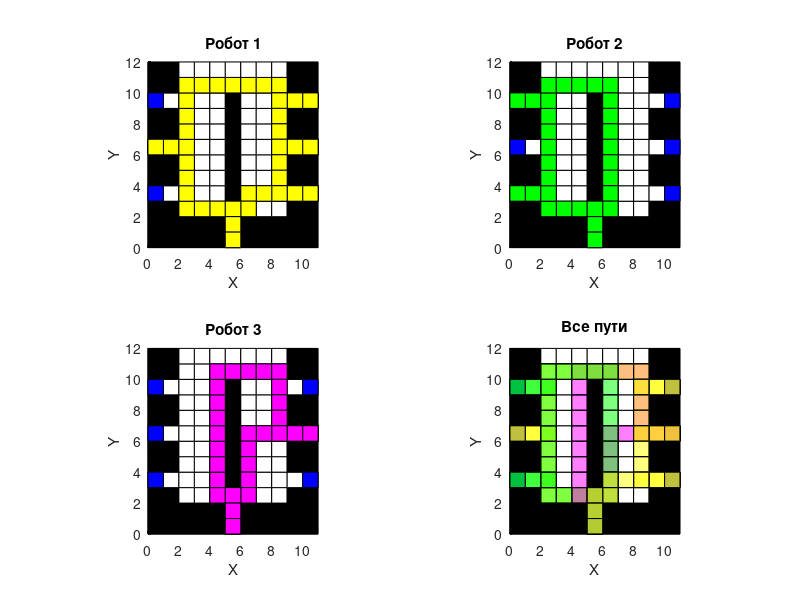

Write the MATLAB code that produced this figure.
clc;
clear;
close all;

function paths = findPaths(field, robot, target_points, target_order, disp_flag, occupied_targets)
    [cols, rows] = size(field);

    current_position = robot;

    directions = [-1 0; 0 1; 1 0; 0 -1];
    visited = ones(cols, rows);
    visited(robot(1), robot(2)) = 0;


    % добавление большего времени преодоления клетки для целевых точек
    visited(target_points(1, 1), target_points(1, 2)) = 5;
    visited(target_points(2, 1), target_points(2, 2)) = 5;
    visited(target_points(3, 1), target_points(3, 2)) = 5;
    visited(target_points(4, 1), target_points(4, 2)) = 5;
    visited(target_points(5, 1), target_points(5, 2)) = 5;
    visited(target_points(6, 1), target_points(6, 2)) = 5;
    %time_spend = zeros(cols, rows);

    for r = 1:rows
        for c = 1:cols
            if field(c, r) == Inf
                visited(c, r) = Inf;
            end
        end
    end

    %для прверки заполнения  visited
    disp(rot90(visited));

    Grid = cell(cols, rows);
    queue = {current_position};
    Grid{current_position(1), current_position(2)} = {current_position, current_position};
    target_index = 1;

    paths = {};

    while target_index <= length(target_order)
        target_position = target_points(target_order(target_index), :);

        while ~isempty(queue)
            current_position = queue{1};
            queue(1) = [];
            if isequal(current_position, target_position)
                %if ~ismember(target_orders(target_index), occupied_targets)
                    target_index = target_index + 1;
                    %occupied_targets(end + 1) = target_orders(target_index - 1);
                %end
                break;
            end


            % в целевых точках большее время преодоления клеток
            for direction_idx = 1:size(directions, 1)
                new_current_position = current_position + directions(direction_idx, :);
                if new_current_position(1) >= 1 && new_current_position(1) <= cols && new_current_position(2) >= 1 && new_current_position(2) <= rows
                   
                    
                    % цикл для задержки робота в целевых точках то есть преодоление клеток с visited = 5 и тд????????    
                    while visited(new_current_position(1), new_current_position(2)) ~= Inf && visited(new_current_position(1), new_current_position(2)) >= 1
                        %for takt = 1:visited(new_current_position(1), new_current_position(2))
                            %visited(new_current_position(1), new_current_position(2)) = visited(new_current_position(1), new_current_position(2)) - 1;
                            Grid{new_current_position(1), new_current_position(2)} = {current_position, new_current_position};
                            queue{end + 1} = new_current_position;
                            visited(new_current_position(1), new_current_position(2)) = visited(new_current_position(1), new_current_position(2)) - 1;
                            %time_spend(new_current_position(1), new_current_position(2)) = visited(new_current_position(1), new_current_position(2)) + 1;
                            if visited(new_current_position(1), new_current_position(2)) == 0
                                break;
                            end
                            if disp_flag
                                disp("Матрица посещений:");
                                disp(rot90(visited));
                                disp("Откуда и куда пришёл робот:");
                                disp(Grid{new_current_position(1), new_current_position(2)});
                            end

                    end

                end
            end

   
            %%%%
            %для нижней целевой точки
                        if current_position(1) > 1 && current_position(1) < cols && current_position(2) > 1 && current_position(2) < rows % проверка на границу
                            if field(current_position(1)-1, current_position(2)-1) == Inf && field(current_position(1)+1, current_position(2)-1) == Inf && field(current_position(1)-1, current_position(2)) == Inf && field(current_position(1)+1, current_position(2)) == Inf
                                for k = current_position(2):rows-9
                                    visited(current_position(1)+1, k+1) = Inf;
                                    
                                end
                            end
                        end
                        
            %для левых целевых точек
                        if current_position(1) > 1 && current_position(1) < cols && current_position(2) > 1 && current_position(2) < rows % проверка на границу
                            if field(current_position(1)-1, current_position(2)-1) == Inf && field(current_position(1)-1, current_position(2)+1) == Inf && field(current_position(1), current_position(2)+1) == Inf && field(current_position(1), current_position(2)-1) == Inf
                                
                                for k = current_position(1):cols-8
                                    visited(k+1, current_position(2)-1) = Inf;
                                    visited(k+2, current_position(2)-1) = Inf;
                                    
                                end
                       %{         
                                while visited(current_position(1), current_position(2)) ~= Inf
                                    
                                end
                                %}
                            end
                        end
            
                        %для правых целевых точек
                        if current_position(1) > 1 && current_position(1) < cols && current_position(2) > 1 && current_position(2) < rows % проверка на границу
                            if field(current_position(1)+1, current_position(2)+1) == Inf && field(current_position(1)+1, current_position(2)-1) == Inf && field(current_position(1), current_position(2)+1) == Inf && field(current_position(1), current_position(2)-1) == Inf
                                for k = current_position(1):cols
                                    visited(k-1, current_position(2)+1) = Inf;
                                    visited(k-2, current_position(2)+1) = Inf;
                                    visited(k-3, current_position(2)+1) = Inf;
                                    %visited(k-6, current_position(2)-1) = Inf;
                                    %visited(k-6, current_position(2)-2) = Inf;
                                    %visited(k-6, current_position(2)-3) = Inf;
                                    visited(5, 3) = Inf;
                                end
                            end
                        end
        end

        % Построение обратного пути
        path = [];
        sum = 0; % суммируются такты

        % Начинаем с текущей позиции и идем обратно до начальной позиции
        current_position = target_position;
        while ~isequal(current_position, robot)
            path = [current_position; path]; % добавление текущей позиции в начало массива path (вертикальное объявление матриц)
            previous_position = Grid{current_position(1), current_position(2)}{1}; % получаем предыдущую позицию робота из матрицы Grid ({1} первый элемент содержит координаты предыдущей позиции)
            sum = sum + field(current_position(1), current_position(2)); % обновление общей суммы
            current_position = previous_position;
        end

        path = [robot; path]; % добавление начальной позиции робота в начало массива path
        robot = target_position;

        %обновление поля для новой позиции робота
        %if robot(1) > 1 && robot(1) < cols && robot(2) > 1 && robot(2) < rows
            %field(robot(1)-1:robot(1)+1, robot(2)-1:robot(2)+1) = Inf;
        %end

        %disp("field:");
        %disp(rot90(field));

        paths{end + 1} = path;

        if disp_flag
            disp("Робот достиг цели!!")
            disp(['Количество тактов:', num2str(sum)]);

            disp("Координаты клеток маршрута по шагам:")
            for i = 1:size(path, 1) % проходим по всем строкам массива path, (size количество строк(т.е. количество позиций в пути))
                disp(['Шаг', num2str(i), ':(', num2str(path(i, 1)), ',', num2str(path(i, 2)), ')'])
            end
        end

        current_position = target_position;
        visited = ones(cols, rows);
        visited(current_position(1), current_position(2)) = 0;
        %visited(current_position(1), current_position(2)) = visited(current_position(1), current_position(2)) - 1;
    
       
        for r = 1:rows
            for c = 1:cols
                if field(c, r) == Inf
                    visited(c, r) = Inf;
                end
            end
        end
        visited(target_points(1, 1), target_points(1, 2)) = 5;
        visited(target_points(2, 1), target_points(2, 2)) = 5;
        visited(target_points(3, 1), target_points(3, 2)) = 5;
        visited(target_points(4, 1), target_points(4, 2)) = 5;
        visited(target_points(5, 1), target_points(5, 2)) = 5;
        visited(target_points(6, 1), target_points(6, 2)) = 5;

        Grid = cell(cols, rows);
        queue = {current_position};
        Grid{current_position(1), current_position(2)} = {current_position, current_position};

        
    end
end

function visualizePaths(field, paths, target_points, colors)%, delays
    [cols, rows] = size(field);

    figure;
    for i = 1:length(paths)
        subplot(2, 2, i);
        hold on;

        for r = 1:rows
            for c = 1:cols
                if field(c, r) == Inf
                    fill([c-1 c c c-1], [r-1 r-1 r r], 'k')
                else
                    fill([c-1 c c c-1], [r-1 r-1 r r], 'w')
                end
            end
        end
        for j = 1:length(target_points)
            fill([target_points(j, 1)-1 target_points(j, 1) target_points(j, 1) target_points(j, 1)-1], ...
                 [target_points(j, 2)-1 target_points(j, 2)-1 target_points(j, 2) target_points(j, 2)], 'b');
        end

        axis equal;
        xlim([0 cols])
        ylim([0 rows])
        grid on
        set(gca, 'Color', 'w');
        title(['Робот ', num2str(i)]);
        xlabel('X');
        ylabel('Y');
    end

    subplot(2, 2, 4);
    hold on;
    for r = 1:rows
        for c = 1:cols
            if field(c, r) == Inf
                fill([c-1 c c c-1], [r-1 r-1 r r], 'k')
            else
                fill([c-1 c c c-1], [r-1 r-1 r r], 'w')
            end
        end
    end
    for j = 1:length(target_points)
        fill([target_points(j, 1)-1 target_points(j, 1) target_points(j, 1) target_points(j, 1)-1], ...
             [target_points(j, 2)-1 target_points(j, 2)-1 target_points(j, 2) target_points(j, 2)], 'b');
    end
    axis equal;
    xlim([0 cols])
    ylim([0 rows])
    grid on
    set(gca, 'Color', 'w');
    title('Все пути');
    xlabel('X');
    ylabel('Y');

    max_steps = max(cellfun(@(x) size(x, 1), paths));

    for step = 1:max_steps
        for i = 1:length(paths)
            if step <= size(paths{i}, 1)
                subplot(2, 2, i);
                %fill([current_position(1)-1 current_position(1) current_position(1) current_position(1)-1], ...
                %    [current_position(2)-1 current_position(2)-1 current_position(2) current_position(2)], 'r');
                %pause(0.01);
                fill([paths{i}(step, 1)-1 paths{i}(step, 1) paths{i}(step, 1) paths{i}(step, 1)-1], ...
                     [paths{i}(step, 2)-1 paths{i}(step, 2)-1 paths{i}(step, 2) paths{i}(step, 2)], colors{i});
                subplot(2, 2, 4);
                %plot([paths{i}(step, 1)-1 paths{i}(step, 1)], [paths{i}(step, 2)-1 paths{i}(step, 2)], line_styles{i}, 'Color', colors{i}, 'LineWidth', 2);
                fill([paths{i}(step, 1)-1 paths{i}(step, 1) paths{i}(step, 1) paths{i}(step, 1)-1], ...
                    [paths{i}(step, 2)-1 paths{i}(step, 2)-1 paths{i}(step, 2) paths{i}(step, 2)], colors{i}, 'FaceAlpha', 0.5);
%{
%pause(delays())
                %проверка на целевую точку и добавление задержки
                if any(ismember(target_points, paths{i}(step, :), 'rows'))
                    target_index = find(ismember(target_points, paths{i}(step, :), 'rows'));
                    pause(delays(target_index));
                end
%}
            end
        end
        pause(0.1);
    end

    
end

%размер поля
rows = 12;
cols = 11;

target_points = [1, 4; 1, 7; 1, 10; 11, 10; 11, 7; 11, 4; 6, 1];%целевые точки

robots = {[6, 1], [6, 1], [6, 1]}; % начальные позиции роботов
target_orders = {[2, 4, 5, 6, 7], [1, 3, 7], [5, 7]}; % порядок посещения целевых точек для каждого робота
%delays = [3, 4, 2, 3, 5, 4, 0.1];

field = ones(cols, rows);
field(robots{1}(1), robots{1}(2)) = 0;
field(robots{2}(1), robots{2}(2)) = 0;
field(robots{3}(1), robots{3}(2)) = 0;


%создание непреодолимых препятствий вокруг роботов
%for i = 1:length(robots)
    %robot = robots{i};
    %if robot(1) > 1 && robot(1) < cols && robot(2) > 1 && robot(2) < rows
        %field(robot(1)-1:robot(1)+1, robot(2)-1:robot(2)+1) = Inf;
    %end
%end

field(1, 1) = Inf;
field(2, 1) = Inf;
field(3, 1) = Inf;
field(4, 1) = Inf;
field(5, 1) = Inf;
field(7, 1) = Inf;
field(8, 1) = Inf;
field(9, 1) = Inf;
field(10, 1) = Inf;
field(11, 1) = Inf;
field(1, 2) = Inf;
field(2, 2) = Inf;
field(3, 2) = Inf;
field(4, 2) = Inf;
field(5, 2) = Inf;
field(7, 2) = Inf;
field(8, 2) = Inf;
field(9, 2) = Inf;
field(10, 2) = Inf;
field(11, 2) = Inf;
field(1, 3) = Inf;
field(2, 3) = Inf;
field(10, 3) = Inf;
field(11, 3) = Inf;

field(1, 5) = Inf;
field(2, 5) = Inf;
field(10, 5) = Inf;
field(11, 5) = Inf;

field(1, 6) = Inf;
field(2, 6) = Inf;
field(10, 6) = Inf;
field(11, 6) = Inf;

field(1, 8) = Inf;
field(2, 8) = Inf;
field(10, 8) = Inf;
field(11, 8) = Inf;

field(1, 9) = Inf;
field(2, 9) = Inf;
field(10, 9) = Inf;
field(11, 9) = Inf;

field(1, 11) = Inf;
field(2, 11) = Inf;
field(10, 11) = Inf;
field(11, 11) = Inf;

field(1, 12) = Inf;
field(2, 12) = Inf;
field(10, 12) = Inf;
field(11, 12) = Inf;

field(6, 4) = Inf;
field(6, 5) = Inf;
field(6, 6) = Inf;
field(6, 7) = Inf;
field(6, 8) = Inf;
field(6, 9) = Inf;
field(6, 10) = Inf;



disp_flag = 1;

colors = {'y', 'g', 'm'}; % Цвета для каждого робота
%line_styles = {'-', '--', ':'}; % Стили линий для каждого робота

% Найти пути для всех роботов
%occupied_targets = [];%массив для отслеживания занятых целевых точек
all_paths = cell(length(robots), 1);
for i = 1:length(robots)
    all_paths{i} = findPaths(field, robots{i}, target_points, target_orders{i}, disp_flag);%, occupied_targets
    
end

% Объединить все пути для каждого робота в один массив
paths = cell(length(robots), 1);
for i = 1:length(robots)
    paths{i} = vertcat(all_paths{i}{:});
    disp(['Шаги ', num2str(i), ' робота:'])
    disp(paths{i});
end

% Визуализировать пути
visualizePaths(field, paths, target_points, colors);%, delays
